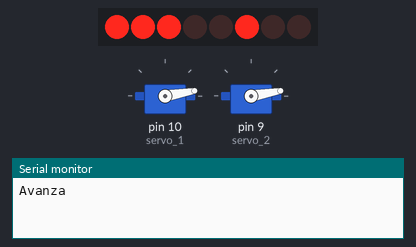
Bench run of a sketch on a simulated Arduino Uno, built with avr-gcc and run on an emulated ATmega328P. Shown: 8 shift-register outputs drawn as a row of LEDs (first output left, lit = HIGH), 2 × servo, the last lines printed to the serial monitor. Wiring (inferred from the names in the program): shift register (74HC595): data pin 8; shift clock pin 4; latch pin 12. Wiring (inferred from the signals the program sends): row of LEDs: on Q0, Q1, Q2, Q3, Q4, Q5, Q6, Q7.

Above: at 0.05 s.
At 2.55 s:
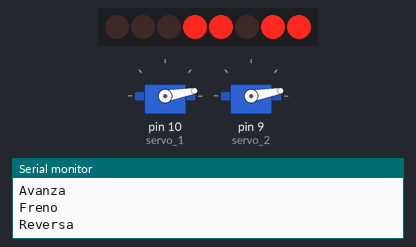
At 3.8 s:
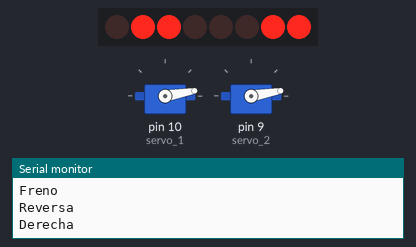
At 5.05 s:
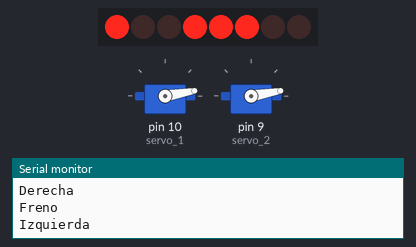
At 7.5 s:
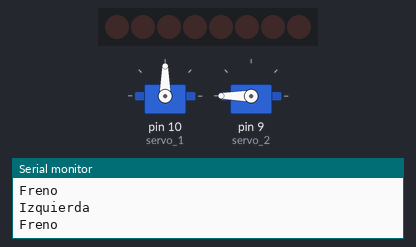
At 9.95 s:
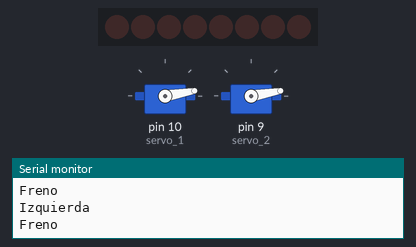
Timing chart, 0 to 13.0 s (numbered marks = the images above):
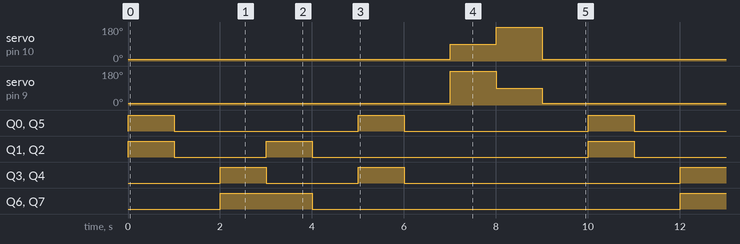

Measured:
- by itself, servo on pin 10 (servo_1): repeats every 10.0 s: 180° 1.0 s, 10° 8.0 s, 90° 1.0 s
- by itself, servo on pin 9 (servo_2): repeats every 10.0 s: 90° 1.0 s, 10° 8.0 s, 180° 1.0 s
- by itself, Q0, Q5: alternates HIGH for 1.0 s and LOW for 4.0 s
- by itself, Q1–4: repeats every 10.0 s: LOW 2.0 s, HIGH 1.0 s, LOW 6.0 s, HIGH 1.0 s
- by itself, Q6, Q7: alternates HIGH for 2.0 s and LOW for 8.0 s

The sketch:

copy_of_motor_shield_l293d_buenoo_21.ino
```cpp
#include <Servo.h>

#define AVANCE    0B11100100
#define REVERSA   0B00011011
#define FRENO     0B00000000
#define DERECHA   0B01100011
#define IZQUIERDA 0B10011100

Servo servo_1;
Servo servo_2;

//Pin connected to ST_CP of 74HC595
const int ST_CP = 12;
//Pin connected to SH_CP of 74HC595
const int SH_CP = 4;
////Pin connected to DS of 74HC595
const int DS = 8;

void avanzar(){
  digitalWrite(ST_CP, LOW);
  shiftOut(DS, SH_CP, LSBFIRST, AVANCE);
  digitalWrite(ST_CP, HIGH);
  Serial.println("Avanza");
  delay(1000);
  }

void freno(){
  digitalWrite(ST_CP, LOW);
  shiftOut(DS, SH_CP, LSBFIRST, FRENO);
  digitalWrite(ST_CP, HIGH);
  Serial.println("Freno");
  delay(1000);
  }

void reversa(){
  digitalWrite(ST_CP, LOW);
  shiftOut(DS, SH_CP, LSBFIRST, REVERSA);
  digitalWrite(ST_CP, HIGH);
  Serial.println("Reversa");
  delay(1000);
  }

void derecha(){
  digitalWrite(ST_CP, LOW);
  shiftOut(DS, SH_CP, LSBFIRST, DERECHA);
  digitalWrite(ST_CP, HIGH);
  Serial.println("Derecha");
  delay(1000);
  }

void izquierda(){
  digitalWrite(ST_CP, LOW);
  shiftOut(DS, SH_CP, LSBFIRST, IZQUIERDA);
  digitalWrite(ST_CP, HIGH);
  Serial.println("Izquierda");
  delay(1000);
  }


void setup(){
  servo_1.attach(10);
  servo_2.attach(9);

  servo_1.write(10);
  servo_2.write(10);

  pinMode(ST_CP, OUTPUT);
  pinMode(SH_CP, OUTPUT);
  pinMode(DS, OUTPUT);

  Serial.begin(9600);
}

void loop(){
  avanzar();
  freno();
  reversa();
  derecha();
  freno();
  izquierda();
  freno();

  // Servos

  servo_1.write(90);
  servo_2.write(180);
  delay(1000);

  servo_1.write(180);
  servo_2.write(90);
  delay(1000);

  servo_1.write(10);
  servo_2.write(10);
  delay(1000);
}
```
